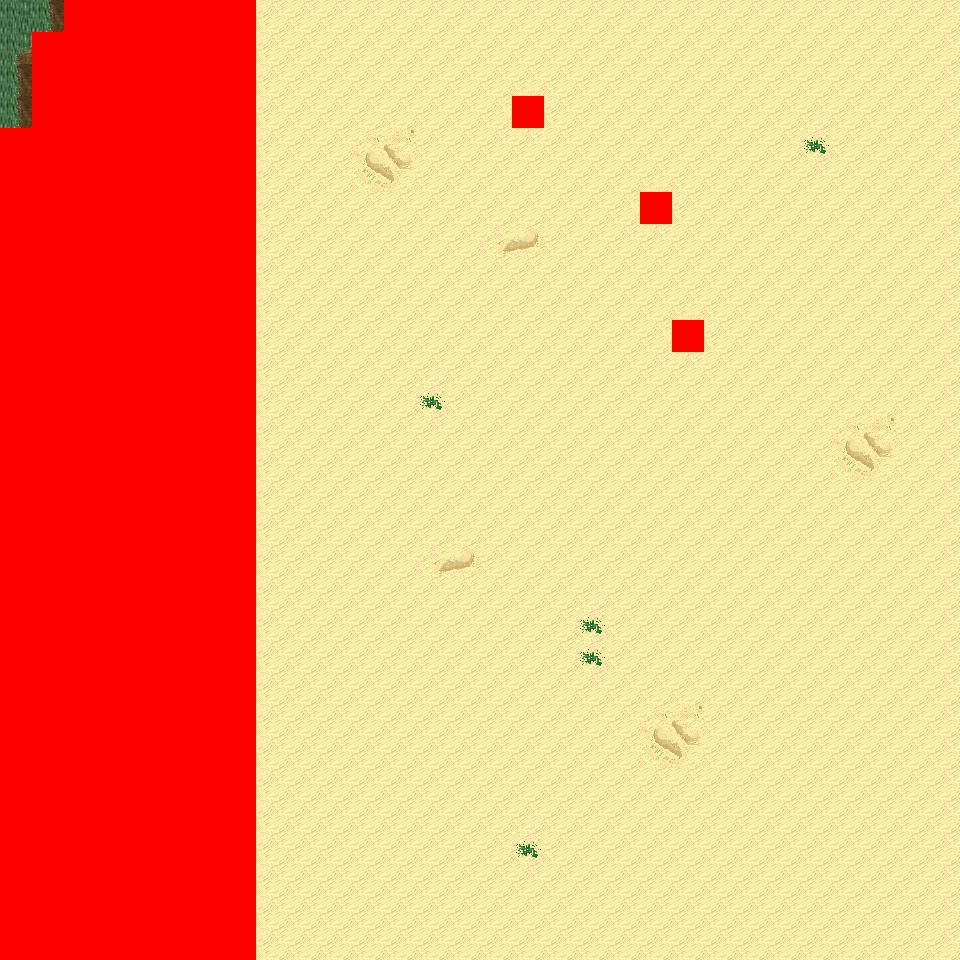

This is a level from a 2D game, rendered from its Tiled map with the project's own tilesets. A one-line summary and the map file follow, with tile-layer data summarised:
An orthogonal 30x30 tile map with 32x32 px tiles, 6 tile layers (Ground, Object, Object2, Above, ...), 8 tilesets and 4 objects (4x mapExit).

<map version="1.0" orientation="orthogonal" renderorder="right-down" width="30" height="30" tilewidth="32" tileheight="32" nextobjectid="5">
  <tileset firstgid="1" name="tileset_logic_collision" tilewidth="32" tileheight="32" tilecount="1" columns="1">
    <image source="../drawable/tileset_logic_collision.png" width="32" height="32" />
  </tileset>
  <tileset firstgid="2" name="tileset_ground_ground" tilewidth="32" tileheight="32" tilecount="33" columns="3">
    <image source="../drawable/tileset_ground_ground.png" width="96" height="352" />
  </tileset>
  <tileset firstgid="35" name="tileset_ground_ridge_earth_pale" tilewidth="32" tileheight="32" tilecount="96" columns="12">
    <image source="../drawable/tileset_ground_ridge_earth_pale.png" width="384" height="256" />
  </tileset>
  <tileset firstgid="131" name="tileset_ground_ridge_earth_dark" tilewidth="32" tileheight="32" tilecount="96" columns="12">
    <image source="../drawable/tileset_ground_ridge_earth_dark.png" width="384" height="256" />
  </tileset>
  <tileset firstgid="227" name="tileset_terrain_desert" tilewidth="32" tileheight="32" tilecount="88" columns="8">
    <image source="../drawable/tileset_terrain_desert.png" width="256" height="352" />
  </tileset>
  <tileset firstgid="315" name="tileset_plant_tree_tree_darkgreen" tilewidth="32" tileheight="32" tilecount="88" columns="8">
    <image source="../drawable/tileset_plant_tree_tree_darkgreen.png" width="256" height="352" />
  </tileset>
  <tileset firstgid="403" name="tileset_ground_sand_2" tilewidth="32" tileheight="32" tilecount="15" columns="5">
    <image source="../drawable/tileset_ground_sand_2.png" width="160" height="96" />
  </tileset>
  <tileset firstgid="418" name="tileset_plant_cactus_2" tilewidth="32" tileheight="32" tilecount="10" columns="5">
    <image source="../drawable/tileset_plant_cactus_2.png" width="160" height="64" />
  </tileset>
  <layer name="Ground" width="30" height="30">
    <data>[900 cells, 900 non-empty, 10 distinct tile ids]</data>
  </layer>
  <layer name="Object" width="30" height="30">
    <data>[900 cells, 30 non-empty, 16 distinct tile ids]</data>
  </layer>
  <layer name="Object2" width="30" height="30">
    <data>[900 cells, 0 non-empty, 0 distinct tile ids]</data>
  </layer>
  <layer name="Above" width="30" height="30">
    <data>[900 cells, 12 non-empty, 12 distinct tile ids]</data>
  </layer>
  <layer name="Above2" width="30" height="30">
    <data>[900 cells, 0 non-empty, 0 distinct tile ids]</data>
  </layer>
  <layer name="Walkable" width="30" height="30">
    <data>[900 cells, 238 non-empty, 1 distinct tile ids]</data>
  </layer>
  <objectgroup name="MapEvents">
    <object id="1" name="north" type="mapExit" x="0" y="0" width="64" height="32">
      <properties>
        <property name="map" value="level_0_x55_y145" />
        <property name="x" value="0" />
        <property name="y" value="28" />
      </properties>
    </object>
    <object id="2" name="north2" type="mapExit" x="256" y="0" width="704" height="32">
      <properties>
        <property name="map" value="level_0_x55_y145" />
        <property name="x" value="8" />
        <property name="y" value="28" />
      </properties>
    </object>
    <object id="3" name="south" type="mapExit" x="256" y="928" width="704" height="32">
      <properties>
        <property name="map" value="level_0_x55_y147" />
        <property name="x" value="8" />
        <property name="y" value="1" />
      </properties>
    </object>
    <object id="4" name="west" type="mapExit" x="0" y="0" width="32" height="128">
      <properties>
        <property name="map" value="level_0_x54_y146" />
        <property name="x" value="28" />
        <property name="y" value="0" />
      </properties>
    </object>
  </objectgroup>
</map>
